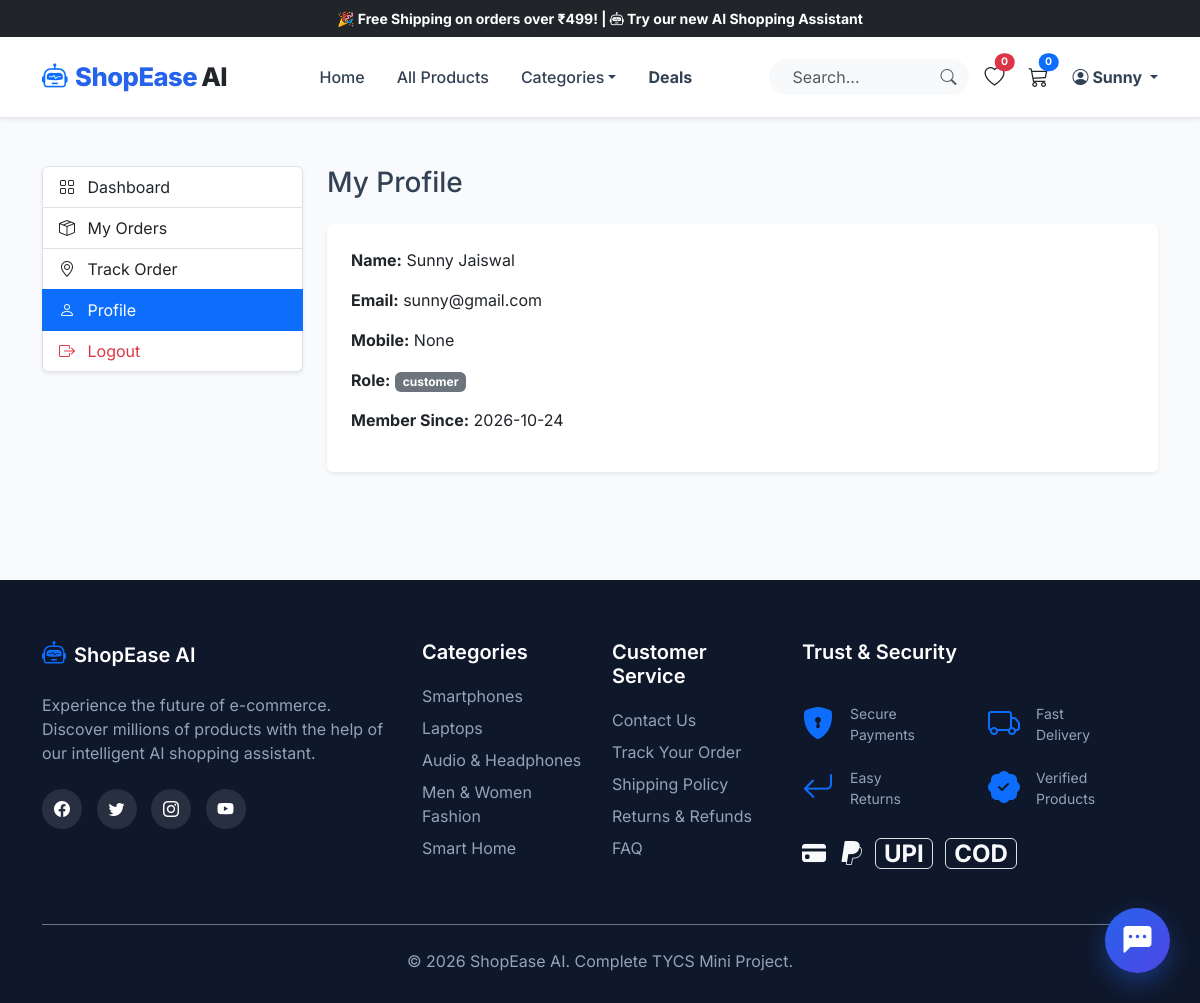
Screenshot of /customer/profile (signed in) with the database file from the repository.
### tables this page shows
CREATE TABLE users (
            id INTEGER PRIMARY KEY AUTOINCREMENT,
            name VARCHAR(100) NOT NULL,
            email VARCHAR(100) UNIQUE NOT NULL,
            password_hash VARCHAR(255) NOT NULL,
            mobile VARCHAR(20),
            address TEXT,
            city VARCHAR(100),
            state VARCHAR(100),
            pin VARCHAR(20),
            role VARCHAR(20) DEFAULT 'customer',
            created_at TIMESTAMP DEFAULT CURRENT_TIMESTAMP
        );

### customer.py (the view)
@customer_bp.route('/profile')
@login_required
def profile():
    conn = get_db()
    placeholder = '%s' if hasattr(conn, 'conn') else '?'
    user = conn.execute(f"SELECT * FROM users WHERE id = {placeholder}", (session['user_id'],)).fetchone()
    conn.close()
    return render_template('customer_profile.html', user=user)

### app.py (called while the page is built, shortened)
def get_db_path():
    return DB_PATH

def get_db_connection():
    db_url = os.getenv('DATABASE_URL')
    import sqlite3
    db_file = get_db_path()
    conn = sqlite3.connect(db_file)
    conn.row_factory = sqlite3.Row
    return conn

### auth.py (called while the page is built)
def get_db():
    from app import get_db_connection
    return get_db_connection()

def login_required(f):
    @wraps(f)
    def decorated_function(*args, **kwargs):
        if 'user_id' not in session:
            flash('Please log in to access this page.', 'danger')
            return redirect(url_for('auth.login'))
        return f(*args, **kwargs)
    return decorated_function

### templates/customer_profile.html (shortened to what this page needs)
{% extends 'base.html' %}
{% block content %}
<div class="container py-5">
    <div class="row">
        <div class="col-md-3 mb-4">
            <div class="list-group shadow-sm border-0">
                <a href="{{ url_for('customer.dashboard') }}" class="list-group-item list-group-item-action"><i class="bi bi-grid me-2"></i> Dashboard</a>
                <a href="{{ url_for('customer.my_orders') }}" class="list-group-item list-group-item-action"><i class="bi bi-box-seam me-2"></i> My Orders</a>
                <a href="{{ url_for('track_order') }}" class="list-group-item list-group-item-action"><i class="bi bi-geo-alt me-2"></i> Track Order</a>
                <a href="{{ url_for('customer.profile') }}" class="list-group-item list-group-item-action active"><i class="bi bi-person me-2"></i> Profile</a>
                <a href="{{ url_for('auth.logout') }}" class="list-group-item list-group-item-action text-danger"><i class="bi bi-box-arrow-right me-2"></i> Logout</a>
            </div>
        </div>
        <div class="col-md-9">
            <h3 class="mb-4">My Profile</h3>
            <div class="card shadow-sm border-0">
                <div class="card-body p-4">
                    <p><strong>Name:</strong> {{ user.name }}</p>
                    <p><strong>Email:</strong> {{ user.email }}</p>
                    <p><strong>Mobile:</strong> {{ user.mobile }}</p>
                    <p><strong>Role:</strong> <span class="badge bg-secondary">{{ user.role }}</span></p>
                    <p><strong>Member Since:</strong> {{ (user.created_at | string)[:10] }}</p>
                </div>
            </div>
        </div>
    </div>
</div>
{% endblock %}

### static/css/style.css (style rules this page uses)
:root { --primary: #2563EB; --primary-hover: #1D4ED8; --secondary: #10B981; --dark: #0F172A; --light: #F8FAFC; --gray-bg: #F1F5F9; --text-main: #334155; --text-muted: #64748B; --radius: 12px; }
body { font-family: 'Inter', 'Segoe UI', Tahoma, Geneva, Verdana, sans-serif; background-color: var(--light); color: var(--text-main); display: flex; flex-direction: column; min-height: 100vh; }
a { text-decoration: none; }

### rows the page displays
users: name "Sunny Jaiswal", email "sunny@gmail.com", role "customer", created_at "2026-10-24"

### other values shown
{{ session.get('name').split()[0] }} "Sunny"
{{ user.mobile }} "None"
